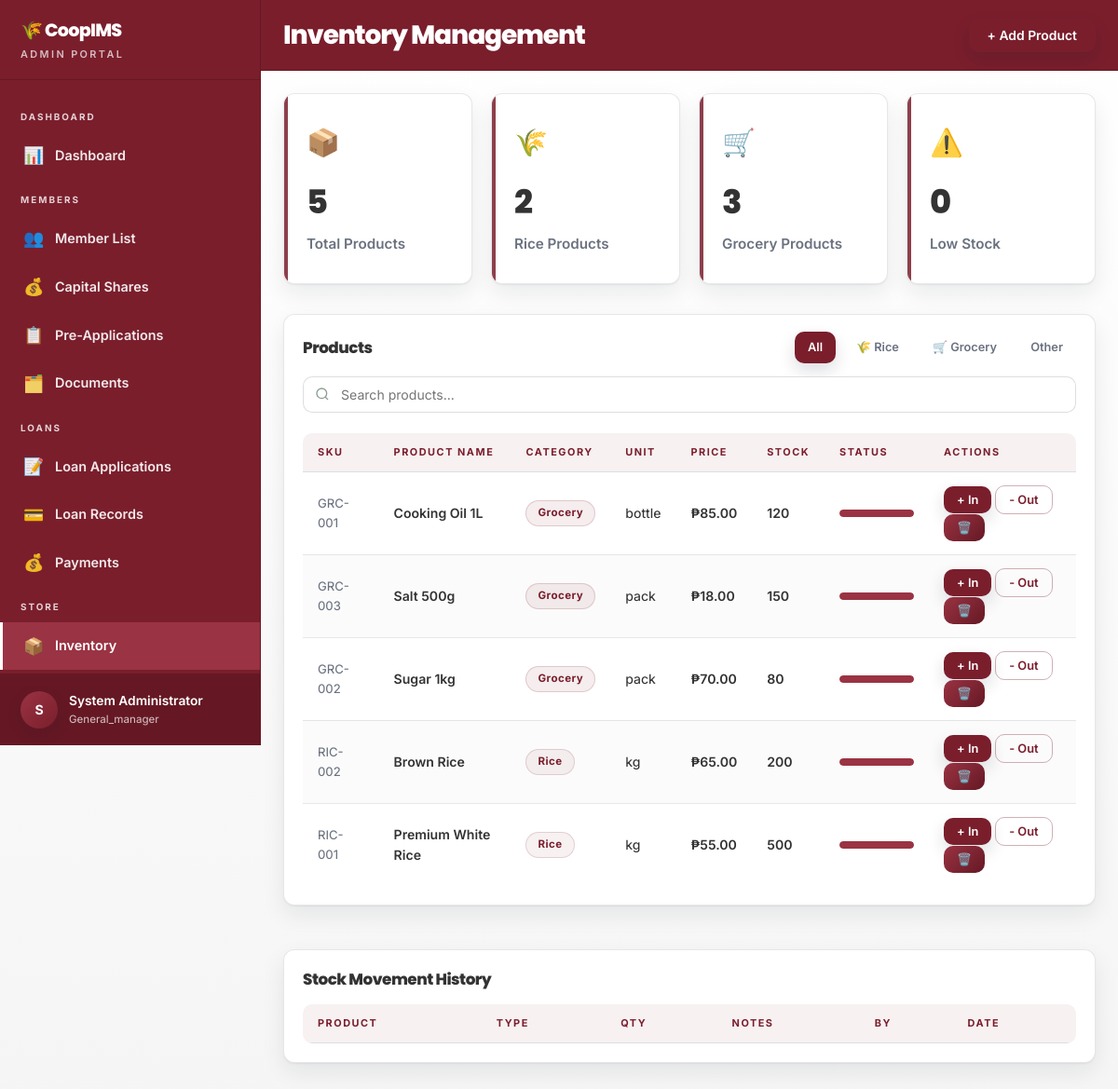
The app's page /admin_inventory.php (signed in) with its own data.
### tables this page shows
CREATE TABLE IF NOT EXISTS products (
    id          INT AUTO_INCREMENT PRIMARY KEY,
    sku         VARCHAR(40) UNIQUE,
    name        VARCHAR(150) NOT NULL,
    category    ENUM('grocery','rice','other') DEFAULT 'grocery',
    unit        VARCHAR(20),
    price       DECIMAL(10,2) DEFAULT 0,
    stock       INT DEFAULT 0,
    reorder_pt  INT DEFAULT 5,
    is_active   TINYINT(1) DEFAULT 1,
    updated_at  DATETIME DEFAULT CURRENT_TIMESTAMP ON UPDATE CURRENT_TIMESTAMP
);

### includes/config.php (called while the page is built, shortened)
<?php
function clean($data) {
    return htmlspecialchars(strip_tags(trim($data)));
}
function getCurrentUser() {
    return [
        'id'   => $_SESSION['user_id']   ?? null,
        'name' => $_SESSION['user_name'] ?? 'Guest',
        'role' => $_SESSION['role']      ?? 'guest',
    ];
}
?>

### admin_inventory.php (the view, shortened to what this page needs)
<!DOCTYPE html>
<html lang="en">
<head>
  <link rel="stylesheet" href="css/style.css">
</head>
<body>
<?php
require_once 'includes/config.php';
$activePage = 'inventory';
$db = getDB();
$cat = clean($_GET['cat'] ?? '');
if ($cat) {
    $stmt = $db->prepare("SELECT * FROM products WHERE is_active=1 AND category=? ORDER BY category, name");
    $stmt->bind_param('s', $cat);
    $stmt->execute();
    $products = $stmt->get_result();
} else {
    $products = $db->query("SELECT * FROM products WHERE is_active=1 ORDER BY category, name");
}
$totalProducts = $db->query("SELECT COUNT(*) as c FROM products WHERE is_active=1")->fetch_assoc()['c'];
$lowStockCount = $db->query("SELECT COUNT(*) as c FROM products WHERE stock<=reorder_pt AND is_active=1")->fetch_assoc()['c'];
$riceCount     = $db->query("SELECT COUNT(*) as c FROM products WHERE category='rice' AND is_active=1")->fetch_assoc()['c'];
$groceryCount  = $db->query("SELECT COUNT(*) as c FROM products WHERE category='grocery' AND is_active=1")->fetch_assoc()['c'];
?>
<?php include 'includes/admin_sidebar.php'; ?>
<div class="main-content">
  <div class="topbar">
    <div class="topbar-title">Inventory Management</div>
    <div class="topbar-actions">
      <button class="btn btn-primary" onclick="openModal('modal-add-product')">+ Add Product</button>
    </div>
  </div>
  <div class="page-body">
    <div class="stats-grid" style="display: flex; gap: 20px; margin-bottom: 32px; width: 100%;">
      <div class="stat-card green" style="flex: 1;"><span class="stat-icon">📦</span><div class="stat-value"><?= $totalProducts ?></div><div class="stat-label">Total Products</div></div>
      <div class="stat-card gold" style="flex: 1;"><span class="stat-icon">🌾</span><div class="stat-value"><?= $riceCount ?></div><div class="stat-label">Rice Products</div></div>
      <div class="stat-card blue" style="flex: 1;"><span class="stat-icon">🛒</span><div class="stat-value"><?= $groceryCount ?></div><div class="stat-label">Grocery Products</div></div>
      <div class="stat-card red" style="flex: 1;"><span class="stat-icon">⚠️</span><div class="stat-value"><?= $lowStockCount ?></div><div class="stat-label">Low Stock</div></div>
    </div>
    <div class="grid-2">
      <div class="card" style="grid-column:1/-1;">
        <div class="card-header">
          <span class="card-title">Products</span>
          <div class="flex gap-2">
            <?php foreach([''=> 'All','rice'=>'🌾 Rice','grocery'=>'🛒 Grocery','other'=>'Other'] as $k=>$v): ?>
              <a href="?cat=<?= $k ?>" class="btn btn-sm <?= $cat===$k ? 'btn-primary' : 'btn-ghost' ?>"><?= $v ?></a>
            <?php endforeach; ?>
          </div>
        </div>
        <div class="card-body">
          <div class="search-bar">
            <input type="text" id="invSearch" class="search-input" placeholder="Search products..." oninput="filterTable('invSearch','invTable')">
          </div>
          <div class="table-wrap">
            <table id="invTable">
              <thead>
                <tr><th>SKU</th><th>Product Name</th><th>Category</th><th>Unit</th><th>Price</th><th>Stock</th><th>Status</th><th>Actions</th></tr>
              </thead>
              <tbody>
                <?php while ($p = $products->fetch_assoc()): ?>
                <tr>
                  <td class="text-muted text-sm"><?= $p['sku'] ?></td>
                  <td class="fw-600"><?= htmlspecialchars($p['name']) ?></td>
                  <td><span class="badge <?= $p['category']==='rice'?'badge-gold':'badge-blue' ?>"><?= ucfirst($p['category']) ?></span></td>
                  <td><?= $p['unit'] ?></td>
                  <td class="fw-600">₱<?= number_format($p['price'], 2) ?></td>
                  <td>
                    <span class="fw-600 <?= $p['stock'] <= $p['reorder_pt'] ? 'badge badge-red' : '' ?>">
                      <?= $p['stock'] ?>
                    </span>
                  </td>
                  <td>
                    <?php $pct = $p['reorder_pt'] > 0 ? min(100, round($p['stock']/$p['reorder_pt']*100)) : 100; ?>
                    <div class="progress-bar" style="width:80px;">
                      <div class="progress-fill" style="width:<?= $pct ?>%;background:<?= $pct<50?'var(--danger)':($pct<80?'var(--accent)':'var(--primary-light)') ?>;"></div>
                    </div>
                  </td>
                  <td>
                    <button class="btn btn-sm btn-primary" onclick="stockAction(<?= $p['id'] ?>,'<?= addslashes($p['name']) ?>','stock_in')">+ In</button>
                    <button class="btn btn-sm btn-outline" onclick="stockAction(<?= $p['id'] ?>,'<?= addslashes($p['name']) ?>','stock_out')">- Out</button>
                    <form method="POST" style="display:inline">
                      <button type="submit" class="btn btn-sm btn-danger">🗑️</button>
                    </form>
                  </td>
                </tr>
                <?php endwhile; ?>
              </tbody>
            </table>
          </div>
        </div>
      </div>
      <div class="card" style="grid-column:1/-1;">
        <div class="card-header">
          <span class="card-title">Stock Movement History</span>
        </div>
        <div class="card-body">
          <div class="table-wrap">
            <table>
              <thead>
                <tr><th>Product</th><th>Type</th><th>Qty</th><th>Notes</th><th>By</th><th>Date</th></tr>
              </thead>
            </table>
          </div>
        </div>
      </div>
    </div>
  </div>
</div>
</body>
</html>

### includes/admin_sidebar.php (shortened to what this page needs)
<?php
$user = getCurrentUser();
?>
<aside class="sidebar">
  <div class="sidebar-logo">
    <div class="logo-text">🌾 CoopIMS</div>
    <div class="logo-sub">Admin Portal</div>
  </div>
  <nav class="sidebar-nav">
    <div class="nav-section-label">Dashboard</div>
    <?php if (in_array($user['role'], ['general_manager','book_keeper','collector'], true)): ?>
    <a href="admin_dashboard.php" class="nav-item <?= ($activePage??'') === 'dashboard' ? 'active' : '' ?>">
      <span class="nav-icon">📊</span> Dashboard
    </a>
    <?php endif; ?>
    <div class="nav-section-label">Members</div>
    <?php if (in_array($user['role'], ['general_manager','book_keeper','collector','loan_officer'], true)): ?>
    <a href="admin_members.php" class="nav-item <?= ($activePage??'') === 'members' ? 'active' : '' ?>">
      <span class="nav-icon">👥</span> Member List
    </a>
    <?php endif; ?>
    <?php if (in_array($user['role'], ['general_manager','book_keeper'], true)): ?>
    <a href="admin_capital_shares.php" class="nav-item <?= ($activePage??'') === 'capital_shares' ? 'active' : '' ?>">
      <span class="nav-icon">💰</span> Capital Shares
    </a>
    <?php endif; ?>
    <?php if (in_array($user['role'], ['general_manager','loan_officer'], true)): ?>
    <a href="admin_pre_applications.php" class="nav-item <?= ($activePage??'') === 'pre_apps' ? 'active' : '' ?>">
      <span class="nav-icon">📋</span> Pre-Applications
    </a>
    <a href="admin_documents.php" class="nav-item <?= ($activePage??'') === 'documents' ? 'active' : '' ?>">
      <span class="nav-icon">🗂️</span> Documents
    </a>
    <?php endif; ?>
    <div class="nav-section-label">Loans</div>
    <?php if (in_array($user['role'], ['general_manager','collector','loan_officer'], true)): ?>
    <a href="admin_loan_applications.php" class="nav-item <?= ($activePage??'') === 'loan_apps' ? 'active' : '' ?>">
      <span class="nav-icon">📝</span> Loan Applications
    </a>
    <?php endif; ?>
    <?php if (in_array($user['role'], ['general_manager','book_keeper','collector','loan_officer'], true)): ?>
    <a href="admin_loans.php" class="nav-item <?= ($activePage??'') === 'loans' ? 'active' : '' ?>">
      <span class="nav-icon">💳</span> Loan Records
    </a>
    <?php endif; ?>
    <?php if (in_array($user['role'], ['general_manager','collector'], true)): ?>
    <a href="admin_payments.php" class="nav-item <?= ($activePage??'') === 'payments' ? 'active' : '' ?>">
      <span class="nav-icon">💰</span> Payments
    </a>
    <?php endif; ?>
    <div class="nav-section-label">Store</div>
    <?php if (in_array($user['role'], ['general_manager','book_keeper'], true)): ?>
    <a href="admin_inventory.php" class="nav-item <?= ($activePage??'') === 'inventory' ? 'active' : '' ?>">
      <span class="nav-icon">📦</span> Inventory
    </a>
    <a href="admin_sales.php" class="nav-item <?= ($activePage??'') === 'sales' ? 'active' : '' ?>">
    </a>
    <?php endif; ?>
  </nav>
  <div class="sidebar-footer">
    <div class="user-info">
      <div class="avatar"><?= strtoupper(substr($user['name'], 0, 1)) ?></div>
      <div>
        <div class="user-name"><?= htmlspecialchars($user['name']) ?></div>
        <div class="user-role"><?= ucfirst($user['role']) ?></div>
      </div>
    </div>
  </div>
</aside>

### admin_inventory.php (style rules this page uses)
.stats-grid .stat-card { padding: 30px 24px; }
.stats-grid .stat-value { font-size: 2.2rem; font-weight: 800; }
.stats-grid .stat-label { font-size: 0.95rem; font-weight: 600; }
.stats-grid .stat-icon { font-size: 1.8rem; }

### records on screen
products: sku "GRC-001", name "Cooking Oil 1L", category "Grocery", unit "bottle", price "85.00", stock "120"
products: sku "GRC-003", name "Salt 500g", category "Grocery", unit "pack", price "18.00", stock "150"
products: sku "GRC-002", name "Sugar 1kg", category "Grocery", unit "pack", price "70.00", stock "80"
products: sku "RIC-002", name "Brown Rice", category "Rice", unit "kg", price "65.00", stock "200"
products: sku "RIC-001", name "Premium White Rice", category "Rice", unit "kg", price "55.00", stock "500"

### other values on screen
substr($user['name'], 0, 1) "S"
$user['name'] "System Administrator"
$user['role'] "General_manager"
$totalProducts "5"
$riceCount "2"
$groceryCount "3"
$lowStockCount "0"
$v "All"
$v "🌾 Rice"
$v "🛒 Grocery"
$v "Other"
